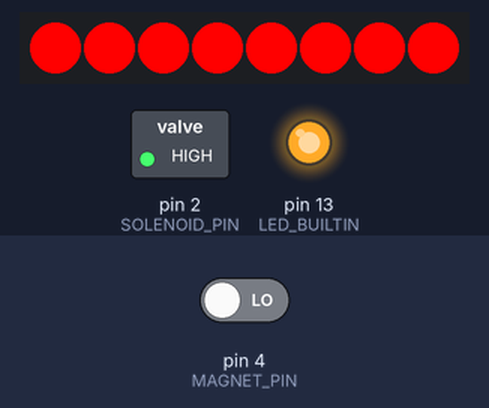
A sketch run on a simulated Arduino Uno, built with avr-gcc and run on an emulated ATmega328P. Parts: 8 RGB LEDs in strip order, left to right, switched loads named in the sketch (green lamp = pin HIGH), output pins drawn as LEDs (lit = HIGH). The test bench sets the inputs (shaded band); at power-on: pin 4 (MAGNET_PIN) LOW.

Above: at 2.0 s.
2.1 s: pin 4 (MAGNET_PIN) driven HIGH
At 2.5 s:
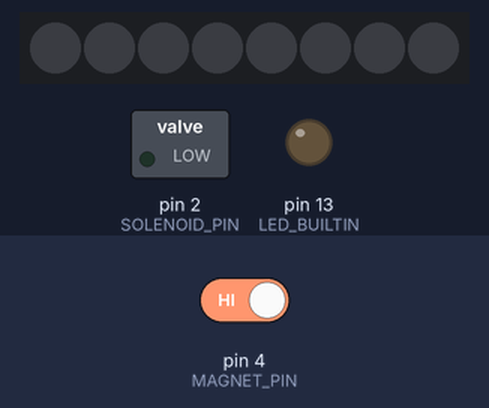
3.6 s: pin 4 (MAGNET_PIN) driven LOW
At 4.9 s:
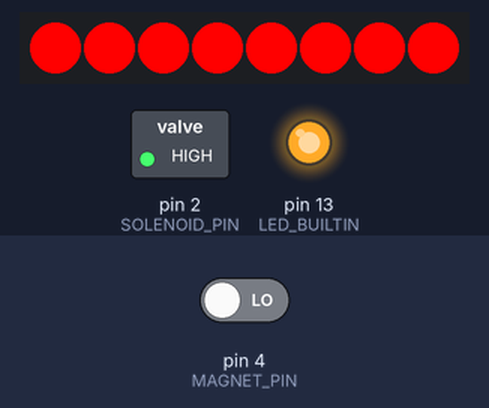
Timing chart, 0 to 6.6 s (numbered marks = the images above; inputs shaded):
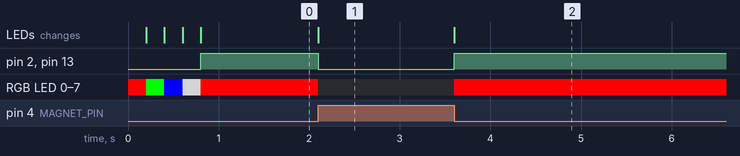

Measured:
- after the input at 2.1 s, pin 2 (SOLENOID_PIN), pin 13 (LED_BUILTIN): HIGH → LOW at once; RGB LED 0–7: RGB(255, 0, 0) → off at once; the LEDs: change at once (image 1)
- after the input at 3.6 s, pin 2 (SOLENOID_PIN), pin 13 (LED_BUILTIN): LOW → HIGH at once; RGB LED 0–7: off → RGB(255, 0, 0) at once; the LEDs: change at once (image 2)

The sketch:

Solenoid_Magnet_LED_Bringup.ino
```cpp
#include <Adafruit_NeoPixel.h>

#define SOLENOID_PIN 2
#define LED_PIN 3
#define MAGNET_PIN 4

#define LED_COUNT 8

Adafruit_NeoPixel strip = Adafruit_NeoPixel(LED_COUNT, LED_PIN, NEO_GRB + NEO_KHZ800);

void colorSet(uint32_t c)
{
    for(uint16_t i = 0; i < LED_COUNT; i++)
    {
        strip.setPixelColor(i, c);
    }
    strip.show();
}

void colorTest()
{
    colorSet(strip.Color(255, 0, 0));
    delay(200);
    colorSet(strip.Color(0, 255, 0));
    delay(200);
    colorSet(strip.Color(0, 0, 255));
    delay(200);
    colorSet(strip.Color(128, 128, 128)); // NOTE: The current board design doesn't have enough current for a full 0xFFFFFF white.
    delay(200);
    colorSet(strip.Color(0, 0, 0));
}

void setup()
{
    pinMode(SOLENOID_PIN, OUTPUT);
    pinMode(MAGNET_PIN, INPUT);
    pinMode(LED_BUILTIN, OUTPUT);
    strip.begin();
    strip.show(); // Initialize all pixels to 'off'
    colorTest();
}

void setSolenoid(bool energized)
{
    digitalWrite(SOLENOID_PIN, energized ? HIGH : LOW);
    digitalWrite(LED_BUILTIN, energized? HIGH : LOW);
}

bool oldState = false;
bool newState = false;
void loop()
{
    if (digitalRead(MAGNET_PIN) == HIGH)
    {
        newState = false;
    } else {
        newState = true;
    }
    if (oldState != newState)
    {
        setSolenoid(newState);
        colorSet(newState ? strip.Color(255, 0, 0) : strip.Color(0, 0, 0));
        oldState = newState;
    }
}
```
